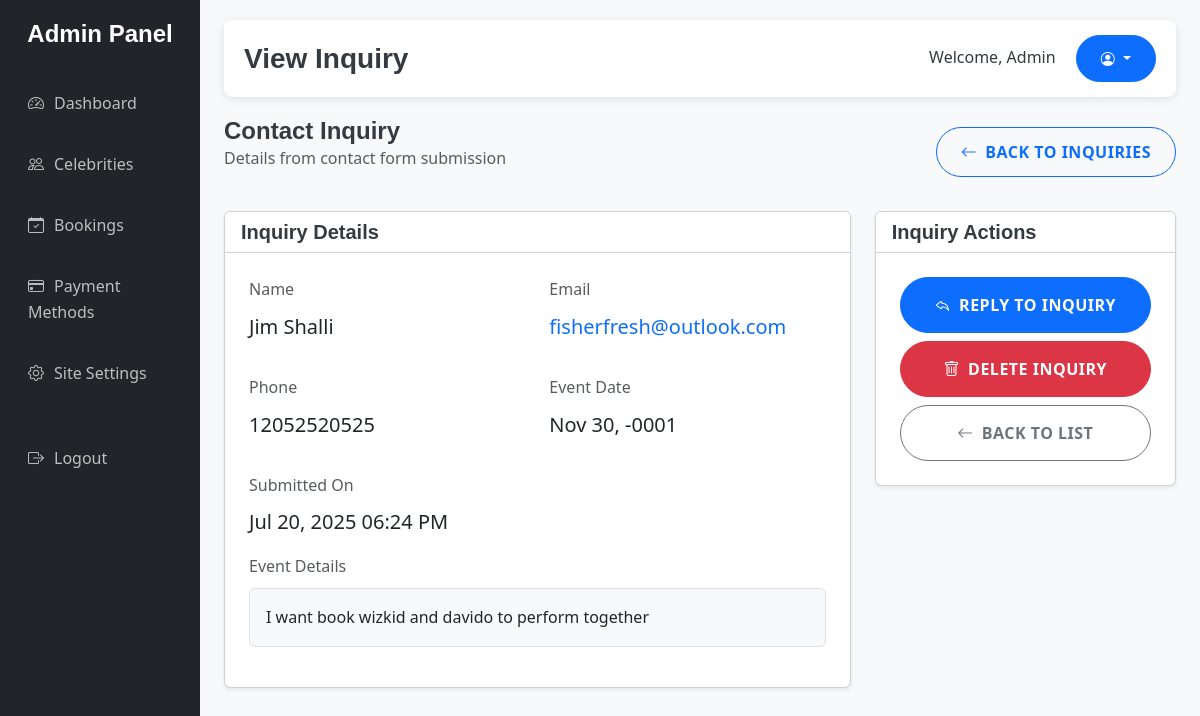
The app's page /admin/inquiries-view.php?action=view&id=3 (signed in) with its own data.
### tables this page shows
CREATE TABLE `contact_inquiries` (
  `id` int(11) NOT NULL,
  `name` varchar(255) NOT NULL,
  `email` varchar(255) NOT NULL,
  `phone` varchar(50) DEFAULT NULL,
  `event_date` date DEFAULT NULL,
  `details` text NOT NULL,
  `created_at` timestamp NOT NULL DEFAULT current_timestamp(),
  `is_read` tinyint(1) DEFAULT 0
);

### admin/inquiries-view.php (the view, shortened to what this page needs)
<?php
require_once 'includes/admin-header.php';
require_once '../includes/functions.php';
$id = $_GET['id'] ?? 0;
$stmt = $pdo->prepare("SELECT * FROM contact_inquiries WHERE id = ?");
$stmt->execute([$id]);
$inquiry = $stmt->fetch();
?>
<div class="d-flex justify-content-between align-items-center mb-4">
    <div>
        <h4 class="mb-0">Contact Inquiry</h4>
        <p class="text-muted">Details from contact form submission</p>
    </div>
    <div>
        <a href="inquiries.php" class="btn btn-outline-primary">
            <i class="bi bi-arrow-left me-2"></i>Back to Inquiries
        </a>
    </div>
</div>
<div class="row">
    <div class="col-md-8">
        <div class="card shadow-sm mb-4">
            <div class="card-header bg-white">
                <h5 class="mb-0">Inquiry Details</h5>
            </div>
            <div class="card-body">
                <div class="row mb-3">
                    <div class="col-md-6">
                        <label class="form-label text-muted">Name</label>
                        <p class="fs-5"><?= htmlspecialchars($inquiry['name']) ?></p>
                    </div>
                    <div class="col-md-6">
                        <label class="form-label text-muted">Email</label>
                        <p class="fs-5">
                            <a
                                href="mailto:<?= htmlspecialchars($inquiry['email']) ?>"><?= htmlspecialchars($inquiry['email']) ?></a>
                        </p>
                    </div>
                </div>
                <div class="row mb-3">
                    <div class="col-md-6">
                        <label class="form-label text-muted">Phone</label>
                        <p class="fs-5"><?= htmlspecialchars($inquiry['phone']) ?></p>
                    </div>
                    <div class="col-md-6">
                        <label class="form-label text-muted">Event Date</label>
                        <p class="fs-5">
                            <?= $inquiry['event_date'] ? date('M d, Y', strtotime($inquiry['event_date'])) : 'Not specified' ?>
                        </p>
                    </div>
                </div>
                <div class="mb-3">
                    <label class="form-label text-muted">Submitted On</label>
                    <p class="fs-5"><?= date('M d, Y h:i A', strtotime($inquiry['created_at'])) ?></p>
                </div>
                <div class="mb-3">
                    <label class="form-label text-muted">Event Details</label>
                    <div class="border p-3 rounded bg-light">
                        <?= nl2br(htmlspecialchars($inquiry['details'])) ?>
                    </div>
                </div>
            </div>
        </div>
    </div>
    <div class="col-md-4">
        <div class="card shadow-sm">
            <div class="card-header bg-white">
                <h5 class="mb-0">Inquiry Actions</h5>
            </div>
            <div class="card-body">
                <div class="d-grid gap-2">
                    <a href="mailto:<?= htmlspecialchars($inquiry['email']) ?>?subject=Re: Your Inquiry"
                        class="btn btn-primary btn-lg">
                        <i class="bi bi-reply me-2"></i>Reply to Inquiry
                    </a>
                    <a href="inquiries.php?action=delete&id=<?= $inquiry['id'] ?>" class="btn btn-danger btn-lg"
                        onclick="return confirm('Are you sure you want to delete this inquiry?')">
                        <i class="bi bi-trash me-2"></i>Delete Inquiry
                    </a>
                    <a href="inquiries.php" class="btn btn-outline-secondary btn-lg">
                        <i class="bi bi-arrow-left me-2"></i>Back to List
                    </a>
                </div>
            </div>
        </div>
    </div>
</div>
</div>
</div>
</div>
</body>
</html>

### stars/assets/css/custom.css (style rules this page uses)
:root { --primary-blue-start: #6a11cb; --primary-blue-end: #2575fc; --dark-section-bg: #212529; --text-dark: #343a40; --bg-red: #ca2800; --bg-white: #ffffff; --text-muted: #6c757d; --text-light-grey: #adb5bd; --success-money: #28a745; --bg-light-gradient: linear-gradient( 135deg, #f0f4f8 0%, #ffffff 100% ); --shadow-light: 0 4px 15px rgba(0, 0, 0, 0.08); --shadow-medium: 0 8px 25px rgba(0, 0, 0, 0.1); --shadow-heavy: 0 12px 35px rgba(0, 0, 0, 0.15); }
body { font-family: "Segoe UI", Tahoma, Geneva, Verdana, sans-serif; color: var(--text-dark); background-color: #f8f9fa; line-height: 1.6; overflow-x: hidden; }
h1, h2, h3, h4, h5, h6 { font-family: "Montserrat", sans-serif; font-weight: 700; color: var(--text-dark); margin-bottom: 1rem; }
p { margin-bottom: 1rem; }
a { text-decoration: none; transition: all 0.3s ease; }
.card-body { padding: 1.5rem; }
.btn { border-radius: 50px; padding: 12px 24px; font-weight: 600; transition: all 0.3s ease; text-transform: uppercase; letter-spacing: 0.5px; }
.btn-lg { padding: 15px 28px; font-size: 1rem; }

### records on screen
contact_inquiries: name "Jim Shalli", email "fisherfresh@outlook.com", phone "12052520525", event_date "Nov 30, -0001", created_at "Jul 20, 2025 06:24 PM", details "I want book wizkid and davido to perform together"

### other values on screen
$pageTitle "View Inquiry"
